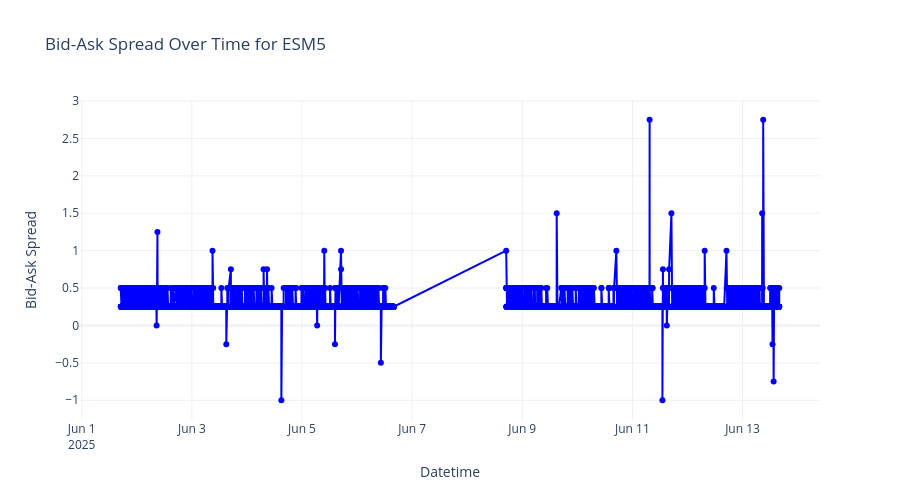

Source (notebook cell):
### Code cell
import plotly.graph_objects as go

fig = go.Figure()

fig.add_trace(go.Scatter(
    x=symbol_df['datetime'],
    y=symbol_df['bid_ask_spread'],
    mode='lines+markers',
    name=f'{symbol} Bid-Ask Spread',
    line=dict(color='blue')
))

fig.update_layout(
    title=f'Bid-Ask Spread Over Time for {symbol}',
    xaxis_title='Datetime',
    yaxis_title='Bid-Ask Spread',
    template='plotly_white',
    height=500,
    width=900
)

fig.show()

### Figure 1 — Plotly figure (JSON) as saved in the notebook; plotly's stock layout.template omitted (floating-point values rounded to 4 significant figures; data arrays with more than 128 entries replaced by an {"elided": "..."} marker saying what was removed)
{"data": [{"line": {"color": "blue"}, "mode": "lines+markers", "name": "ESM5 Bid-Ask Spread", "type": "scatter", "x": {"elided": "13808 str values"}, "y": {"elided": "13808 float values"}}], "layout": {"height": 500, "title": {"text": "Bid-Ask Spread Over Time for ESM5"}, "width": 900, "xaxis": {"title": {"text": "Datetime"}}, "yaxis": {"title": {"text": "Bid-Ask Spread"}}}}
